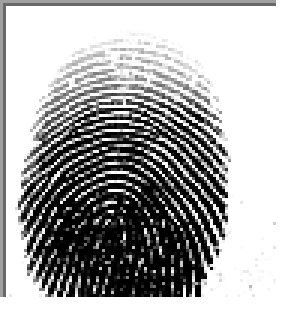
#> input picture src/Tubes3 PuntangPanting/DatabaseSeeder/data/1__M_Left_little_finger.BMP, 96 x 103 px, found by its file name (shown 3 times larger)
$ python data.py
#> lines starting #> are read from the running program, lines starting #| are printed output that depends on the picture
#> in mid_one, img is the input picture: PIL image 96x103 RGBA; mean R, G, B, A 148, 148, 148, 234.9
#> in mid_one, `img = img.convert('L')`:
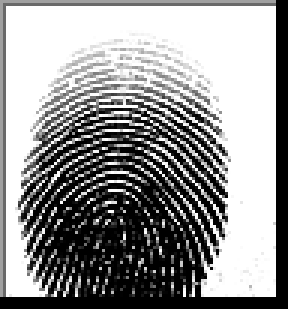
#> img: PIL image 96x103 L (shown 3 times larger); min 0, max 255, mean 148
#> in mid_one, `pixels = list(crop_img.getdata())`: pixels = 80 values, max 255 at index 0, min 0 at index 12, mean 128.2
#> the loop in mid_one, `for pixel in pixels:` made 80 passes
#> (pixel, binary_value, binary_data) on passes 1 to 12: (255, '1', '1'), (225, '1', '11'), (68, '0', '110'), (106, '0', '1100'), (249, '1', '11001'), (111, '0', '110010'), (27, '0', '1100100'), (3, '0', '11001000'), (118, '0', '110010000'), (191, '1', '1100100001'), (17, '0', '11001000010'), (1, '0', '110010000100')
#> (pixel, binary_value) on passes 41 to 46: (0, '0'), (127, '0'), (255, '1'), (241, '1'), (8, '0'), (4, '0')
#> the loop in mid_one, `for i in range(0, len(binary_data), 8):` made 10 passes
#> (i, byte, ascii_char, ascii_data) on pass 2: (8, '01000010', 'B', 'ÈB')
#> (i, byte, ascii_char) on passes 5, 6, 8, 9, 10: (32, '11100000', 'à'), (40, '00110001', '1'), (56, '11001100', 'Ì'), (64, '11001111', 'Ï'), (72, '11111111', 'ÿ')
from PIL import Image
import os, json
import numpy as np

class KMP:
    # [25 lines left out: functions __init__, construct_prefix_table, search, not called in this run]

class BM:
    def __init__(self, pattern):
        self.pattern = pattern
        self.preprocess()

    def preprocess(self):
        self.bad_char_skip = [len(self.pattern)] * 256
        for i in range(len(self.pattern)):
            self.bad_char_skip[ord(self.pattern[i])] = len(self.pattern) - i - 1

    def search(self, text):
        i = 0
        while i <= len(text) - len(self.pattern):
            j = len(self.pattern) - 1
            while j >= 0 and text[i+j] == self.pattern[j]:
                j -= 1
            if j < 0:
                return i  # pattern found
            i += max(self.bad_char_skip[ord(text[i + len(self.pattern) - 1])], len(self.pattern) - j)
        return -1  # pattern not found

# [64 lines of commented-out code are left out]

from PIL import Image

# [93 lines left out: functions specific_image_ascii, image_ascii, not called in this run]

def image_asciii(image_path):
    # Buka gambar
    img = Image.open(image_path)
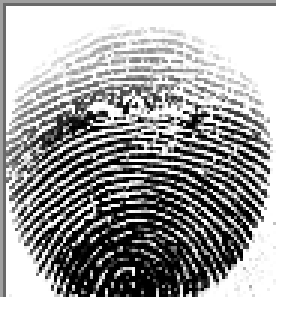
#> input picture src/Tubes3 PuntangPanting/DatabaseSeeder/data/1__M_Left_ring_finger.BMP, 96 x 103 px, found by its file name (shown 3 times larger)
#> img is the input picture: PIL image 96x103 RGBA; mean R, G, B, A 143.3, 143.3, 143.3, 234.9
    width, height = img.size
#> width = 96; height = 103

    # Grayscaling image
    img = img.convert('L')
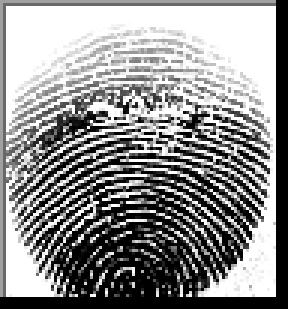
#> img: PIL image 96x103 L (shown 3 times larger); min 0, max 255, mean 143.3

    ascii_data = ''
    binary_data = ''


    for y in range(height):
        for x in range(width):
            pixel_value = img.getpixel((x, y))
            # Create a binary string based on the pixel value
            binary_data += '0' if pixel_value < 128 else '1'

    for i in range(0, len(binary_data), 8):
        byte = binary_data[i:i+8]
        if len(byte) == 8:
            ascii_char = chr(int(byte, 2))
            ascii_data += ascii_char
#> this loop made 1236 passes
#> (i, byte, ascii_char, ascii_data) on passes 2 to 12: (8, '11111111', 'ÿ', 'ÿÿ'), (16, '11111111', 'ÿ', 'ÿÿÿ'), (24, '11111111', 'ÿ', 'ÿÿÿÿ'), (32, '11111111', 'ÿ', 'ÿÿÿÿÿ'), (40, '11111111', 'ÿ', 'ÿÿÿÿÿÿ'), (48, '11111111', 'ÿ', 'ÿÿÿÿÿÿÿ'), (56, '11111111', 'ÿ', 'ÿÿÿÿÿÿÿÿ'), (64, '11111111', 'ÿ', 'ÿÿÿÿÿÿÿÿÿ'), (72, '11111111', 'ÿ', 'ÿÿÿÿÿÿÿÿÿÿ'), (80, '11111111', 'ÿ', 'ÿÿÿÿÿÿÿÿÿÿÿ'), (88, '11110000', 'ð', 'ÿÿÿÿÿÿÿÿÿÿÿð')
#> (i, byte, ascii_char) on passes 25 to 30: (192, '10111111', '¿'), (200, '11111111', 'ÿ'), (208, '11111111', 'ÿ'), (216, '11111111', 'ÿ'), (224, '11111111', 'ÿ'), (232, '11111111', 'ÿ')

    return ascii_data

# [52 lines left out: functions find_dominant_dark_area, highest_dark_ascii, not called in this run]

def image_ascii_optimized(image_path):
    # Buka gambar
    img = Image.open(image_path)
    width, height = img.size

    # Grayscaling image
    img = img.convert('L')

    # Ubah gambar menjadi array nilai pixel
    img_data = np.array(img)

    # Identifikasi baris dengan data unik
    unique_rows = []
    for y in range(height):
        row = img_data[y, :]
        if not np.all(row == 255):  # Abaikan baris yang semua pikselnya berwarna putih
            unique_rows.append(y)

    if not unique_rows:
        return "No unique rows found."

    # Ambil data dari baris dengan data unik pertama hingga baris dengan data unik terakhir
    start_y = unique_rows[0]
    end_y = unique_rows[-1]

    # Crop gambar pada sumbu X sesuai baris yang ditemukan
    crop_img = img_data[start_y:end_y + 1, :]

    binary_data = ''

    # Proses setiap pixel
    for row in crop_img:
        for pixel in row:
            # Ubah pixel menjadi biner (0 jika di bawah 128, 1 jika 128 atau lebih)
            binary_value = '0' if pixel < 128 else '1'
            binary_data += binary_value

    # Konversi setiap 8 biner menjadi karakter ASCII
    ascii_data = ''
    for i in range(0, len(binary_data), 8):
        byte = binary_data[i:i+8]
        if len(byte) == 8:
            ascii_char = chr(int(byte, 2))
            ascii_data += ascii_char

    return ascii_data

def mid_one(image_path):
    # Buka gambar
    img = Image.open(image_path)
    width, height = img.size

    # Grayscaling image
    img = img.convert('L')

    # Dapatkan baris 1-pixel dari tengah gambar
    mid_height = height // 2

    # Tentukan titik awal dan akhir untuk crop 80 piksel di tengah sumbu X
    mid_width_start = max((width // 2) - 40, 0)
    mid_width_end = min(mid_width_start + 80, width)

    # Crop gambar untuk mendapatkan 80 piksel di tengah sumbu X
    crop_img = img.crop((mid_width_start, mid_height, mid_width_end, mid_height + 1))

    # Ubah gambar menjadi array nilai pixel
    pixels = list(crop_img.getdata())

    binary_data = ''

    # Proses setiap pixel
    for pixel in pixels:
        # Ubah pixel menjadi biner (0 jika di bawah 128, 1 jika 128 atau lebih)
        binary_value = '0' if pixel < 128 else '1'
        binary_data += binary_value

    # Konversi setiap 8 biner menjadi karakter ASCII
    ascii_data = ''
    for i in range(0, len(binary_data), 8):
        byte = binary_data[i:i+8]
        if len(byte) == 8:
            ascii_char = chr(int(byte, 2))
            ascii_data += ascii_char

    return ascii_data

# [40 lines left out: function concentrate_one, not called in this run]

# # Contoh penggunaan
# # Contoh pemanggilan fungsi
source_img = 'src/Tubes3 PuntangPanting/Tubes3 PuntangPanting/data/1__M_Left_little_finger.BMP'
source_img2 = 'src/Tubes3 PuntangPanting/Tubes3 PuntangPanting/data/1__M_Left_ring_finger.BMP'
ascii_art = mid_one(source_img)
ascii_art_2 = image_asciii(source_img2)
# [5 lines left out: function bm_search_timing, not called in this run]
# [11 lines of commented-out code are left out]
def test_all_images_in_folder(folder_path, method):
    # Get all files in the folder
#> called with method = 'kmpS'
    files = os.listdir(folder_path)

    # Filter only .bmp files
    bmp_files = [file for file in files if file.endswith('.BMP')]

    pattern = mid_one(source_img)
#> the loop in mid_one (call 2), `for pixel in pixels:` made 80 passes
#> (pixel, binary_value) on passes 41 to 52: (0, '0'), (127, '0'), (255, '1'), (241, '1'), (8, '0'), (4, '0'), (5, '0'), (199, '1'), (255, '1'), (20, '0'), (0, '0'), (1, '0')
#> the loop in mid_one (call 2), `for i in range(0, len(binary_data), 8):` made 10 passes
    print(pattern)
#| ÈBà1ÌÏÿ
    # Apply the function to all .bmp files
    for bmp_file in bmp_files:
        image_path = os.path.join(folder_path, bmp_file)
        ascii_data = image_ascii_optimized(image_path)
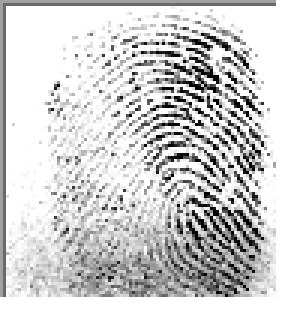
#> input picture src/Tubes3 PuntangPanting/Tubes3 PuntangPanting/data/110__F_Right_middle_finger.BMP, 96 x 103 px (shown 3 times larger)
#> in image_ascii_optimized, img is the input picture: PIL image 96x103 RGBA; mean R, G, B, A 184.9, 184.9, 184.9, 234.9
#> in image_ascii_optimized, `img = img.convert('L')`:
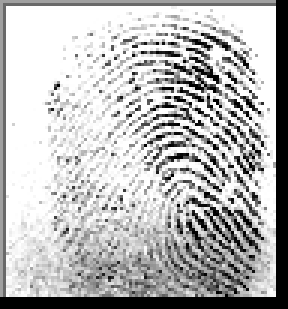
#> img: PIL image 96x103 L (shown 3 times larger); min 0, max 255, mean 184.9
#> after the loop in image_ascii_optimized, `for y in range(height):`: unique_rows = 103 values from 0 to 102
#> in image_ascii_optimized, `start_y = unique_rows[0]`: start_y = 0
#> in image_ascii_optimized, `end_y = unique_rows[-1]`: end_y = 102
#> the loop in image_ascii_optimized, `for row in crop_img:` made 103 passes
#> the loop in image_ascii_optimized, `for i in range(0, len(binary_data), 8):` made 1236 passes
#> (i, byte, ascii_char) on passes 25 to 36: (192, '10111111', '¿'), (200, '11111111', 'ÿ'), (208, '11111111', 'ÿ'), (216, '11111111', 'ÿ'), (224, '11111111', 'ÿ'), (232, '11111111', 'ÿ'), (240, '11111111', 'ÿ'), (248, '11111111', 'ÿ'), (256, '11111111', 'ÿ'), (264, '11111111', 'ÿ'), (272, '11111111', 'ÿ'), (280, '11110000', 'ð')

        # Use KMP to match the string
        if method == 'kmp':
            kmp = KMP(pattern, ascii_data)
            result = kmp.search()
        else:
            bm = BM(pattern)
            result = bm.search(ascii_data)
#> result = -1
        if result != -1:
            print(f'{bmp_file} is similar to {source_img} at index {result}')
#> pass 2 of the loop in test_all_images_in_folder, `for bmp_file in bmp_files:`:
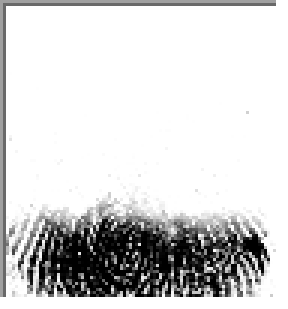
#> input picture src/Tubes3 PuntangPanting/Tubes3 PuntangPanting/data/127__F_Left_index_finger.BMP, 96 x 103 px (shown 3 times larger)
#> in image_ascii_optimized, img is the input picture: PIL image 96x103 RGBA; mean R, G, B, A 192.2, 192.2, 192.2, 234.9
#> in image_ascii_optimized (call 2), `img = img.convert('L')`:
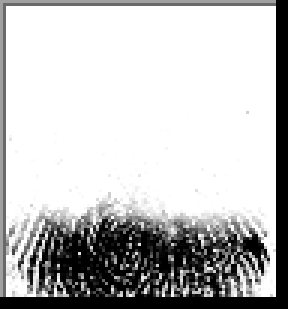
#> img: PIL image 96x103 L (shown 3 times larger); min 0, max 255, mean 192.2
#> the loop in image_ascii_optimized (call 2), `for row in crop_img:` made 103 passes
#> the loop in image_ascii_optimized (call 2), `for i in range(0, len(binary_data), 8):` made 1236 passes
#> pass 3 of the loop in test_all_images_in_folder, `for bmp_file in bmp_files:`:
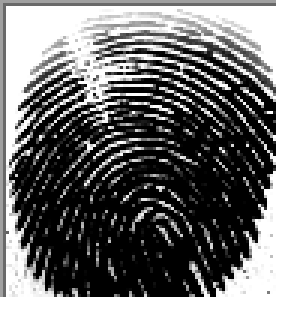
#> input picture src/Tubes3 PuntangPanting/Tubes3 PuntangPanting/data/134__M_Right_middle_finger.BMP, 96 x 103 px (shown 3 times larger)
#> in image_ascii_optimized, img is the input picture: PIL image 96x103 RGBA; mean R, G, B, A 88.9, 88.9, 88.9, 234.9
#> in image_ascii_optimized (call 3), `img = img.convert('L')`:
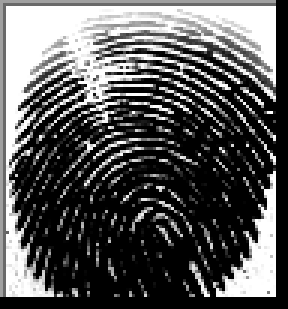
#> img: PIL image 96x103 L (shown 3 times larger); min 0, max 255, mean 88.9
#> the loop in image_ascii_optimized (call 3), `for row in crop_img:` made 103 passes
#> the loop in image_ascii_optimized (call 3), `for i in range(0, len(binary_data), 8):` made 1236 passes
#> i on passes 2 to 4: 8, 16, 24
            # print(ascii_data)

import time
start = time.time()
char = test_all_images_in_folder("src/Tubes3 PuntangPanting/Tubes3 PuntangPanting/data/", "kmpS")
end = time.time()
print(char)
print(f'BM: {end - start} seconds')
